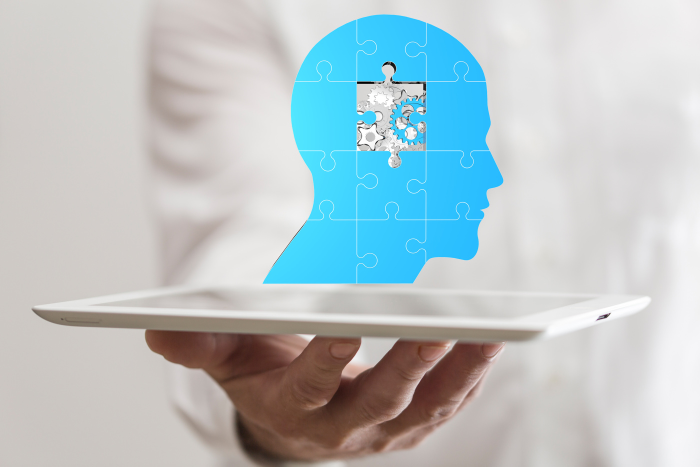
#> input picture MindRoad.jpg, 1400 x 933 px (shown at 1/2 size)
$ python Numpy_Exercise.py   (older library calls are emulated)
#> lines starting #> are read from the running program, lines starting #| are printed output that depends on the picture
import numpy as np

# Warm Up 7
# Repeat and practice the same exercise that are given in the PowerPoint.
# Write a python program to covert the values of Centigrade into Fahrenheit degree. Print the result after converting.

degree_Cel = [15, 20, 33, 50]
# Create a numpy array from degree_Cel
np_degree_Cel = np.array(degree_Cel)

np_degree_Fah = np_degree_Cel*1.8 +32

print(np_degree_Fah)

# Ex 7
# Write a Python Program Using NumPy to interchange the rows of the Matrix into the columns. Print the result for both matrixes.
# and print the shape, type and data type of the matrix.
# Hint: Use swapaxes
mat1 = np.array([[1, 2, 3],[4, 5, 6]])
print(mat1)

mat2 = np.swapaxes(mat1, 0, 1)
print(mat2)

# shape is different from swapaxes!
# mat1.shape = (3,2)
# print(mat1)

print(type(mat2))
print(mat1.shape)
print(mat2.dtype)

# Ex 8
# Write a Python Program Using NumPy to create two matrices and print the following tasks:
# The location of the common element(s) between the two matrices.
# The Value(s) of the common element(s).
# The Minimum value of the Mat1.
# The Maximum Value of the Mat1 in each columns and rows.
# The mean value of the Mat2 in each row.
# Hint: Use in1d(), amin(), amax(), etc.

arr1 = np.array([[10, 20, 30], [40, 50, 60]])
arr2 = np.array([[10, 25, 30], [40, 52, 62]])

# Find the Location of the common elements
print(np.in1d(arr1, arr2))


# The Values of the common elements
print(np.intersect1d(arr1, arr2))

# Mini value of the Mat1
print(np.amin(arr1))

# Maxi value of the Mat1 for each column
print(np.amax(arr1, axis=0))

# Maxi value of the Mat1 for each row
print(np.amax(arr1, axis=1))

# The mean value of the Mat2 in each row.
print(np.mean(arr2, axis=1))

# Ex 9
#  Write a Python Program using NumPy and Matplotlib to show the result as the figure below!
import matplotlib.pyplot as plt


x = np.arange(0 ,3*np.pi, 0.1)
y_sin = np.sin(x)
y_cos = np.cos(x)

plt.figure(1)
# Plotting the sine curve
plt.subplot(2, 1, 1)
plt.plot(x, y_sin, 'o', color = "green")
plt.title("Sine")

# Plotting the cosine curve
plt.subplot(2, 1, 2)
plt.plot(x, y_cos, '*')
plt.title("Cosine")

# Show the figure
plt.show()
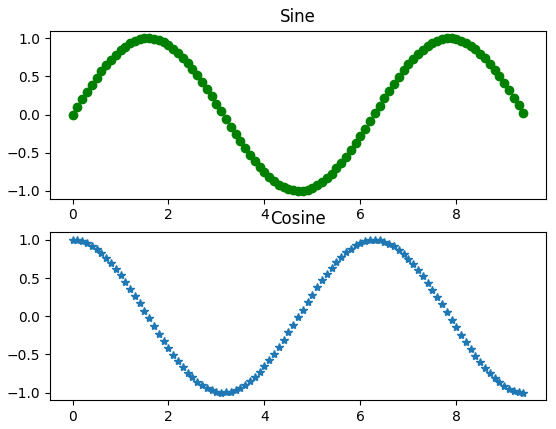
#> figure drawn by matplotlib, 2 panels; panel 1: curve peaks at x = 1.6, y = 1; panel 2: curve peaks at x = 0, y = 1

# Warm UP 8 Image Processing
from scipy.misc.pilutil import imsave, imresize, imread, imfilter, imrotate
from PIL import Image, ImageFilter

# To read and show an image from the disk
img = Image.open('MindRoad.jpg')
#> img is the input picture: PIL image 1400x933 RGB; mean R, G, B 183.4, 196.1, 199.4
img.show()

#Image Rotate
img.rotate(90).show()
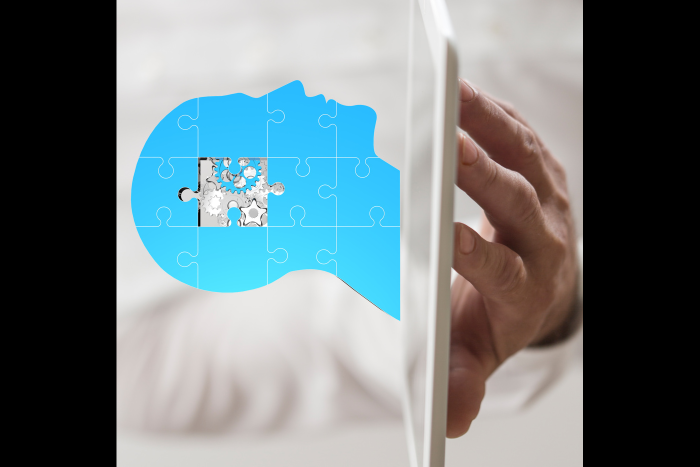
#> shown: PIL image 1400x933 RGB (shown at 1/2 size); mean R, G, B 111.2, 124.7, 128.6

# Image Resize
size = 128, 128
img.resize(size, Image.ANTIALIAS).show()
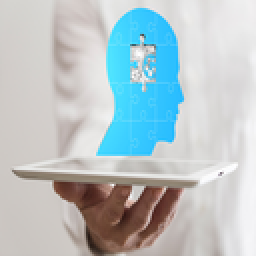
#> shown: PIL image 128x128 RGB (shown 2 times larger); mean R, G, B 183.4, 196.1, 199.4


# To get an image Format, Size and Mode
print(f"Image Format: {img.format}, Image Size: {img.size}, Image Mode: {img.mode}")
#| Image Format: JPEG, Image Size: (1400, 933), Image Mode: RGB

# There are many option how to filter an image.
img.filter(ImageFilter.FIND_EDGES).show()
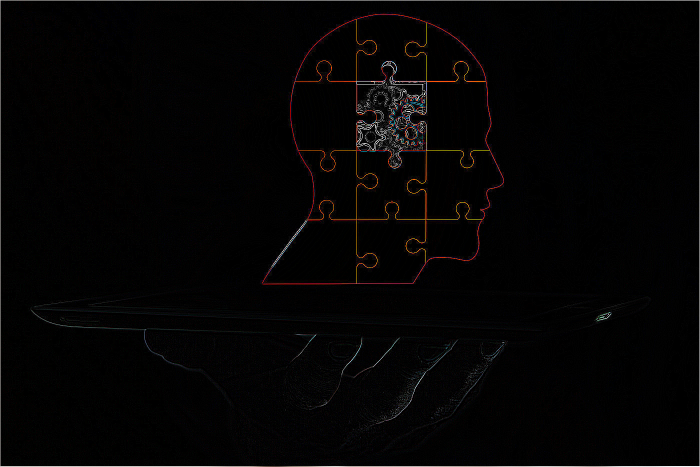
#> shown: PIL image 1400x933 RGB (shown at 1/2 size); mean R, G, B 4.4, 3.6, 3.5


# Save an Image
img_gray = Image.open('MindRoad.jpg').convert('L')
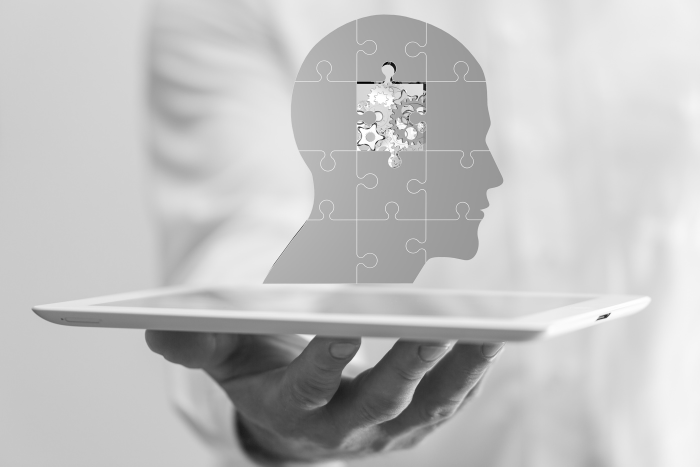
#> img_gray: PIL image 1400x933 L (shown at 1/2 size); min 0, max 255, mean 192.7

try:
    img_gray.save('MindRoad_Gray.jpg')
    print("Image is saved")
except AttributeError:
    print(f"Couldn't save the image {img_gray}")
